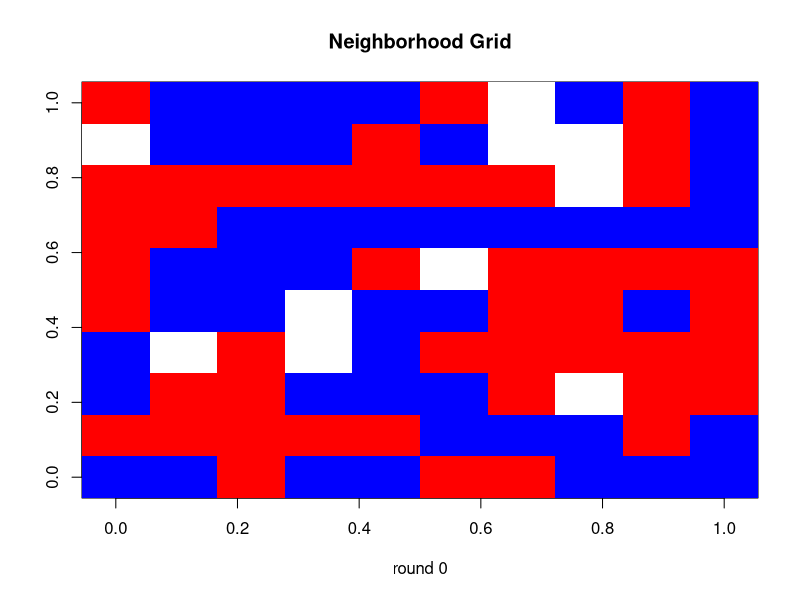
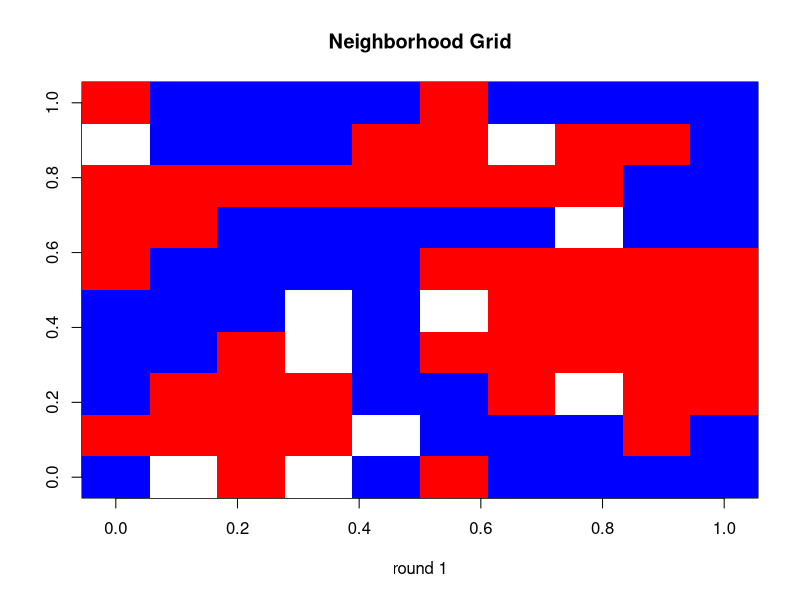
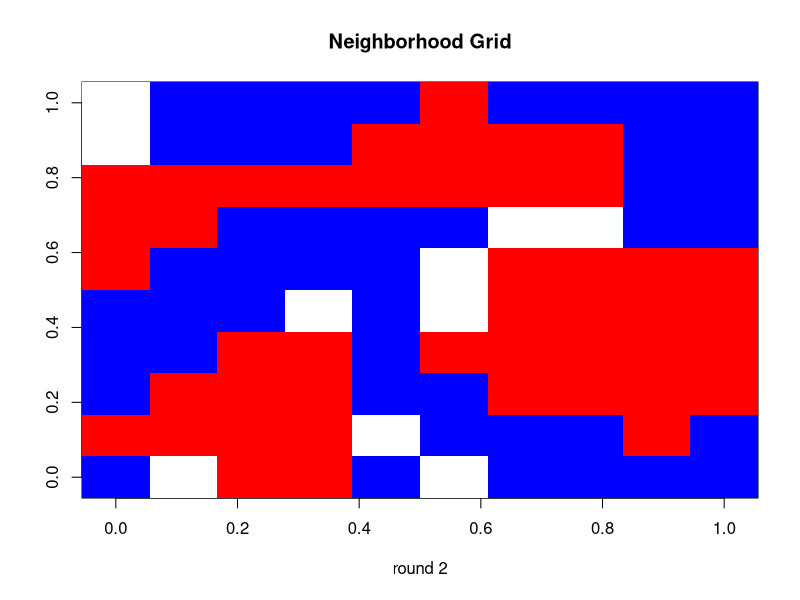
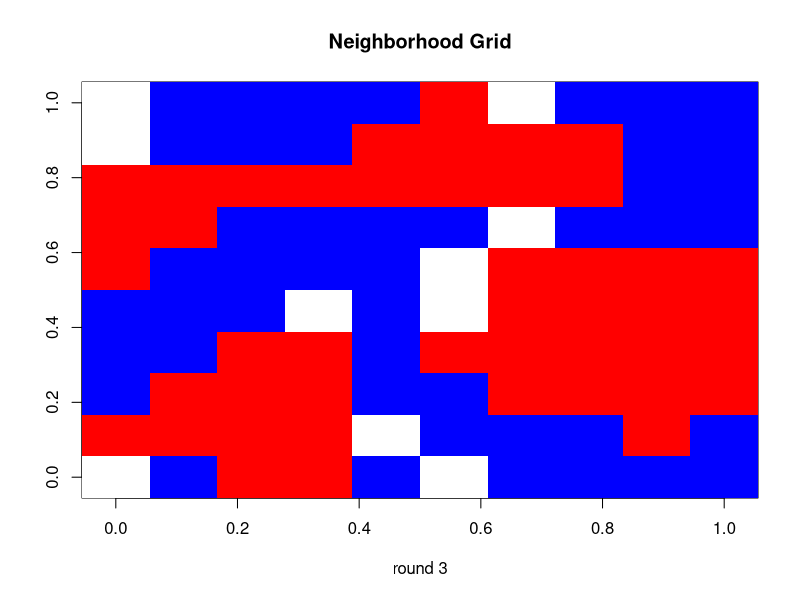
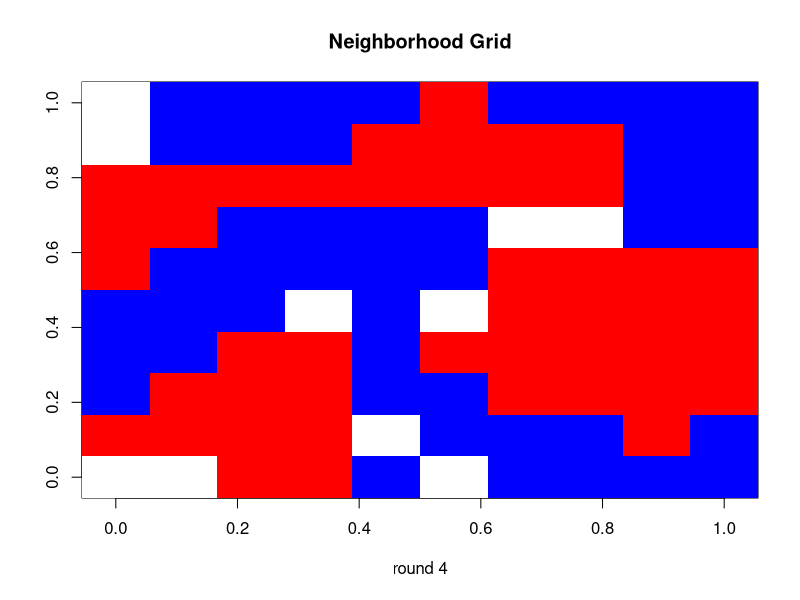
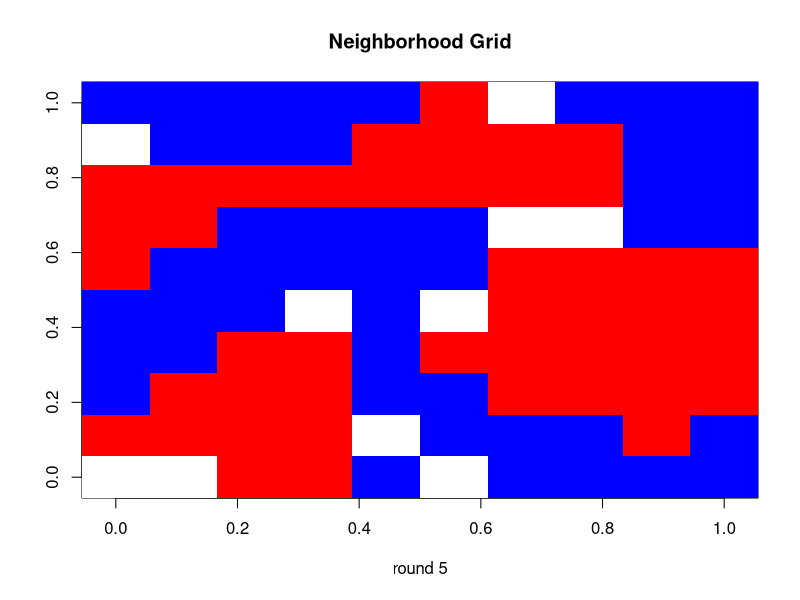

Write the R code that produced these figures, in order.
# file name: Schelling_1978.R
# author: Alexander Karl
# CREATE DATE: 2025-03-10
# LAST UPDATED: 2025-05-19

# Article: Sorting and Mixing: Race and Sex
# Authors: Thomas C. Schelling
# Date: 1978
# Book: Micromotives and Macrobehavior, 
# Chapter: Chapter 4, pp. 137-166. "A Self-Forming Neighborhood Model"

# Differences from Shelling:
#   grid shape: the grid must be square (shape not specified)
#   agent movement: Each turn, all dissatisfied agents are removed from the board at once, 
#                   then, in a random order, select a new square.
#                   Agents do not remember the square they left, so they might move back with probability 1/#-empty-squares
#                   -> This is a substantive change that may effect results.


# Overhead ----------------------------------------------------------------

rm(list = ls())

# User Inputs -------------------------------------------------------------

blue_size <- 45                                                                 # number of agents in each group
red_size <- 45

blue_min_homophily <- 1 / 3                                                     # minimum proportion of similar neighbors, agent will move if below this threshold
red_min_homophily <- 1 / 3

rounds <- 100                                                                   # turns in the simulation
round_time <- 0.1                                                               # seconds; how long to wait between rounds, to see the neighborhood plot change.

# Helper Data/Functions ---------------------------------------------------

min_homophily <- list(blue = blue_min_homophily, red = red_min_homophily)       # simple data structure to hold homophily values together

find_new_homes <- function(grid_mx, agents) {
  # function to search graph for an empty space for each agent to move to
  # RETURN: updated grid_mx
  for (agent in agents) {                                                       # every agent (one after the other)
    while (TRUE) { 
      # NOTE: computationally inefficient. It's fine for low grid size,
      #   but making a very large grid with few empty squares will have performance issues.
      i <- sample(1:grid_dim, size = 1)                                         # ransomly select a coordinate on a 2d grid
      j <- sample(1:grid_dim, size = 1)
      if (grid_mx[i,j] == "empty") {                                            # agent moves to this spot if empty, else it repeats the while loop
        grid_mx[i,j] <- agent
        break                                                                   # agent ends the while loop once they find an empty space
      }
    }
  }
  return(grid_mx)                                                               # returns 2D matrix, values are "blue", "red"
}


check_neighbors <- function(grid_mx, min_homophily) {
  # function to check who is dissatisfied
  # RETURN: matrix of TRUE/FALSE (satisfied/unsatisfied)
  satisfaction_mx <- matrix(data = NA, nrow = grid_dim, ncol = grid_dim)        # 2D matrix to check each agent's satisfaction
  
  for (i in 1:nrow(grid_mx)) {                                                  # check each cell for agent's satisfaction
    for (j in 1:nrow(grid_mx)) {
      ij_group <- grid_mx[i,j]                                                  # identify if this agent is blue or red
      if (ij_group == "empty") {                                                # skip if no one lives here
        satisfaction_mx[i,j] <- TRUE
      } else {
        # get ij's neighbors as a matrix
        i_coords <- c(i-1,i,i+1)                                                # identify coordinates of i-j's neighbors, plus/minus one cell around i-j
        i_coords <- i_coords[i_coords > 0 & i_coords <= grid_dim]               # handle edges - make sure neighbors' coordinates are not out of bounds
        j_coords <- c(j-1,j,j+1)
        j_coords <- j_coords[j_coords > 0 & j_coords <= grid_dim]
        ij_neighbors <- grid_mx[i_coords, j_coords]                             # using those coordinates, extract from the neighborhood grid
        ij_homophily <-                                                         # calculate neighbor homophily: # similar neighbors / # neighbors
          (sum(ij_neighbors == ij_group, na.rm = TRUE) - 1) /                   # subtract one, agent i-j is not it's own neighbor
            ((sum(ij_neighbors != "empty", na.rm = TRUE) - 1))
        if (is.nan(ij_homophily)) { ij_homophily <- 1}                          # handle case when i-j has no neighbors, assume satisfaction
        # check and record if ij is satisfied
        satisfaction_mx[i,j] <- ij_homophily >= min_homophily[[ij_group]]       # record i-j's satisfaction in parallel matrix
      }
    }
  }
  return(satisfaction_mx)
}

# function to print grid
plot_neighborhood <- function(grid_mx, round) {                                 # recode neighborhood matrix to work with the image() function
  plot_mx <- matrix(data = 0, nrow = grid_dim, ncol = grid_dim)
  plot_mx[grid_mx == "blue"] <- 1
  plot_mx[grid_mx == "red"] <- 2
  image(plot_mx, col=c("white", "blue", "red"), 
        main="Neighborhood Grid", 
        xlab = paste("round", round))
}


# Simulation - Setup ------------------------------------------------------

grid_dim <- sqrt(red_size + blue_size + 1) |> ceiling()                         # determine grid size based on user-specified agents
unassigned_agents <- c(rep("blue", times = blue_size),                          # create a vector of "red" and "blue" agents
                       rep("red", times = red_size),
                       rep("empty", times = grid_dim^2 - red_size - blue_size)) # including non-filled spaces
unassigned_agents <- sample(unassigned_agents)                                  # randomly shuffle agents and empty spaces
grid_mx <- matrix(data = unassigned_agents, nrow = grid_dim, ncol = grid_dim)   # create 2D matrix with shuffled agents
plot_neighborhood(grid_mx, round = 0)                                           # view neighborhood


# Simulation - Run --------------------------------------------------------

for (round in 1:rounds) {                                                       # for each round in the simulation.
  satisfaction_mx <- check_neighbors(grid_mx, min_homophily)                    # check who is dissatisfied
  unsatisfied_agents <-                                                         # get vector of each unsatisfied individual
    as.vector(grid_mx)[!as.vector(satisfaction_mx)] |>                          # checking the neighborhood matrix against the satisfaction matrix
    sample()                                                                    # shuffle; this gives a list of "blue" and "red", not specifically remembering where they came from
  if (length(unsatisfied_agents) == 0) {                                        # end simulation if no one wants to move
    print(paste0("Everyone is Satisfied. Round: ", round))
    break
  }
  grid_mx[!satisfaction_mx] <- "empty"                                          # remove all unsatisfied agents at once; allowing their spaces to immediately become available
  grid_mx <- find_new_homes(grid_mx, unsatisfied_agents)                        # Assign everyone to a new spot

  Sys.sleep(round_time)                                                         # pause; allows visual inspection of neighborhood graph as it changes
  plot_neighborhood(grid_mx, round)                                             # show results
}
